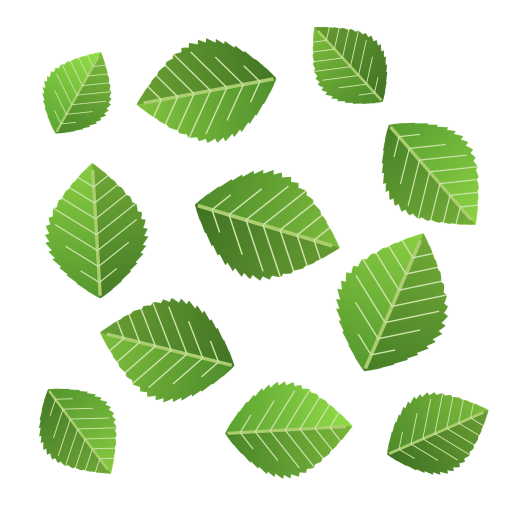
#> input picture farm/tools/art/farm3d/tex/apple_maple.png, 1024 x 1024 px (shown at 1/2 size)
$ python leaves.py tex/apple_maple.png tex/apple_normal.png tex/apple_normal.png
#> lines starting #> are read from the running program, lines starting #| are printed output that depends on the picture; after the words box and inside, x2 and y2 are one past the last pixel; in counts of white or black regions, pixels touching at a corner belong together
"""Species leaf atlases: every leaf card of a Quaternius atlas is redrawn in place as a detailed species leaf."""
import sys, math, numpy as np
from PIL import Image, ImageDraw, ImageFilter
from scipy import ndimage

SPEC = {  # shape: width factor, tip sharpness, serration (count, depth); colours base→tip, rib
    "apple":  dict(w=0.95, tip=0.9, ser=(16, 0.05), c0=(58, 112, 34), c1=(122, 178, 58), rib=(170, 205, 110), length=1.0),
    "pear":   dict(w=0.72, tip=0.55, ser=(0, 0), c0=(52, 112, 40), c1=(118, 178, 62), rib=(140, 190, 110), length=1.0, gloss=True),
    "cherry": dict(w=0.5, tip=0.45, ser=(26, 0.035), c0=(48, 104, 36), c1=(104, 166, 56), rib=(160, 200, 105), length=1.08),
    "bush":   dict(w=0.8, tip=0.8, ser=(12, 0.04), c0=(44, 100, 38), c1=(108, 168, 60), rib=(150, 196, 104), length=1.0),
}

# [51 lines left out: functions leaf_poly, draw_leaf, not called in this run]

def build(src, species, out):
#> called with src = 'tex/apple_maple.png', species = 'tex/apple_normal.png', out = 'tex/apple_normal.png'
    a = np.asarray(Image.open(src).convert("RGBA"))[..., 3] > 100
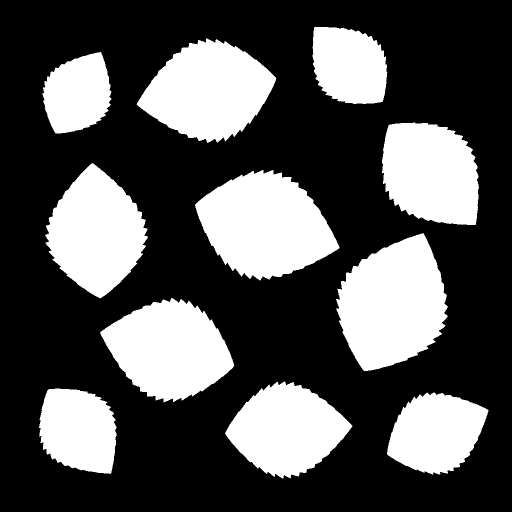
#> a: shape (1024, 1024) bool (shown at 1/2 size); 32.4% white; 11 white regions, largest, box (x1, y1, x2, y2) and area: (672, 466, 896, 742) 43135, (390, 340, 679, 561) 42419, (273, 77, 553, 286) 37555
    lab, n = ndimage.label(a)
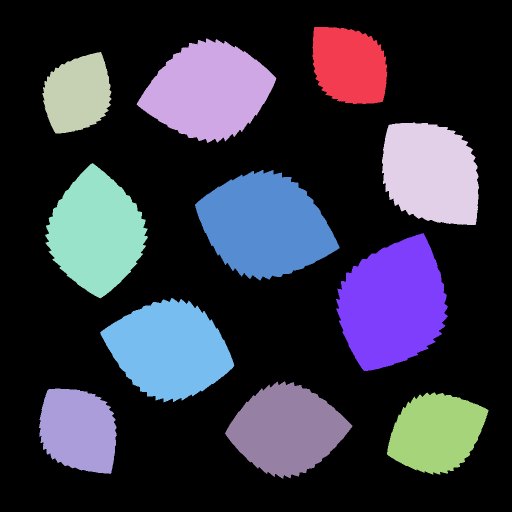
#> lab: shape (1024, 1024) int32 (shown at 1/2 size); 12 distinct labels, from 0 to 11; one colour per label, 0 black
#> n = 11
    img = Image.new("RGBA", (a.shape[1], a.shape[0]), (0, 0, 0, 0))
#> img: PIL image 1024x1024 RGBA; every value is 0
#> (the run stopped early here; a loop or call above may not have finished)

$ run again, on farm/tools/art/farm3d/tex/cherry_maple.png
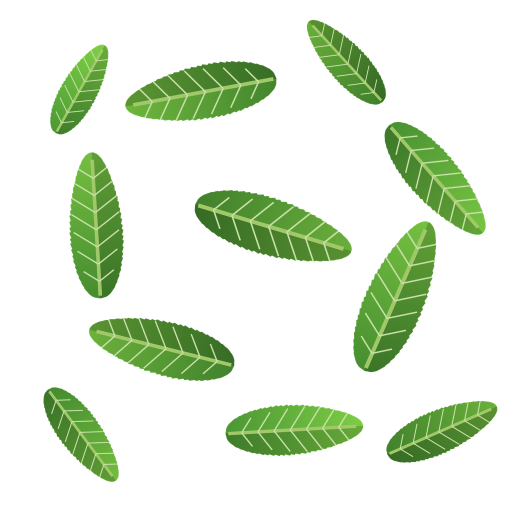
#> input picture farm/tools/art/farm3d/tex/cherry_maple.png, 1024 x 1024 px (shown at 1/2 size)
#> in build, `a = np.asarray(Image.open(src).convert("RGBA"))[..., 3] > 100`:
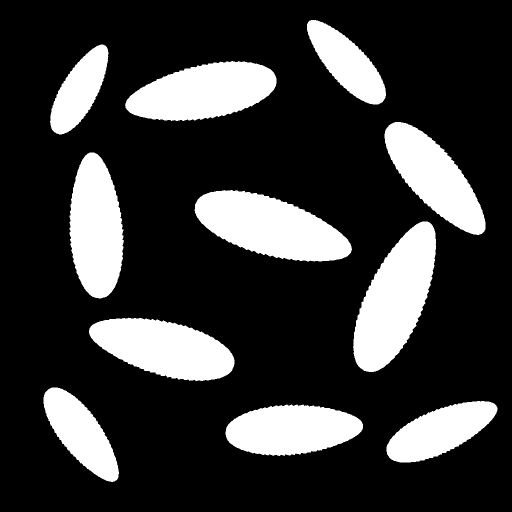
#> a: shape (1024, 1024) bool (shown at 1/2 size); 21.9% white; 11 white regions, largest, box (x1, y1, x2, y2) and area: (706, 443, 872, 744) 29177, (389, 380, 704, 523) 28679, (250, 122, 553, 242) 25400
#> in build, `lab, n = ndimage.label(a)`:
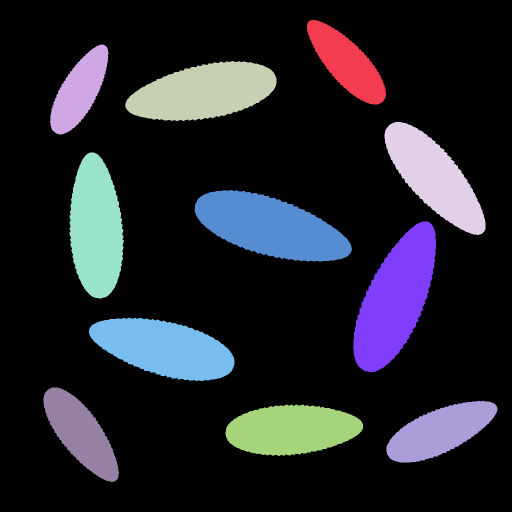
#> lab: shape (1024, 1024) int32 (shown at 1/2 size); 12 distinct labels, from 0 to 11; one colour per label, 0 black
#> n = 11
#> img: PIL image 1024x1024 RGBA; every value is 0

$ run again, on farm/tools/art/farm3d/tex/cherry_normal.png
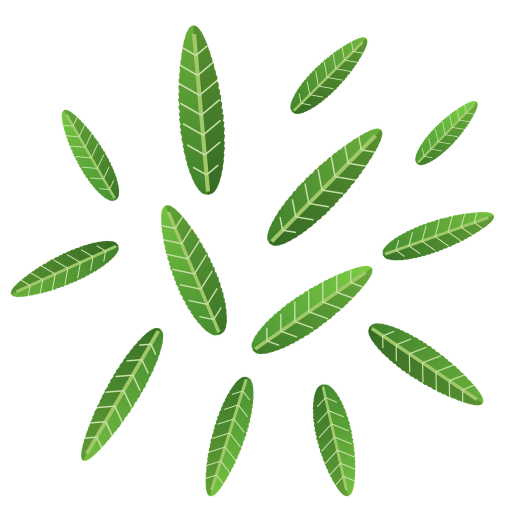
#> input picture farm/tools/art/farm3d/tex/cherry_normal.png, 1024 x 1024 px (shown at 1/2 size)
#> in build, `a = np.asarray(Image.open(src).convert("RGBA"))[..., 3] > 100`:
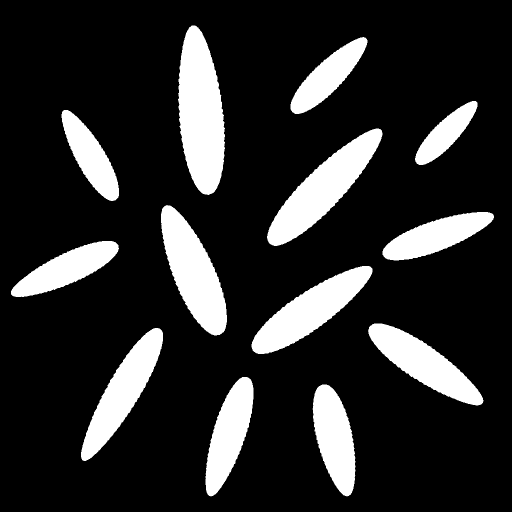
#> a: shape (1024, 1024) bool (shown at 1/2 size); 17.1% white; 13 white regions, largest, box (x1, y1, x2, y2) and area: (356, 51, 450, 390) 23104, (534, 257, 765, 492) 19098, (322, 410, 454, 671) 17836
#> in build, `lab, n = ndimage.label(a)`:
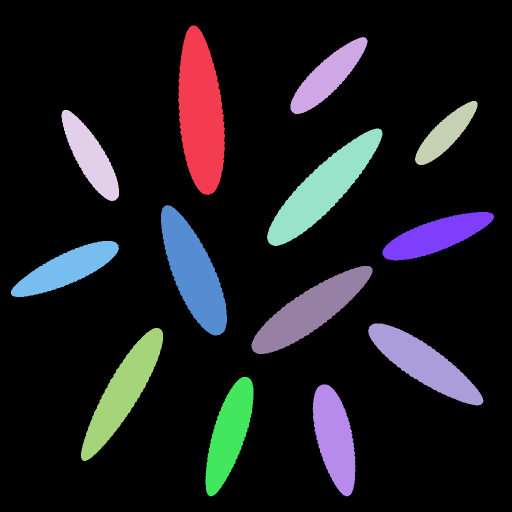
#> lab: shape (1024, 1024) int32 (shown at 1/2 size); 14 distinct labels, from 0 to 13; one colour per label, 0 black
#> n = 13
#> img: PIL image 1024x1024 RGBA; every value is 0
